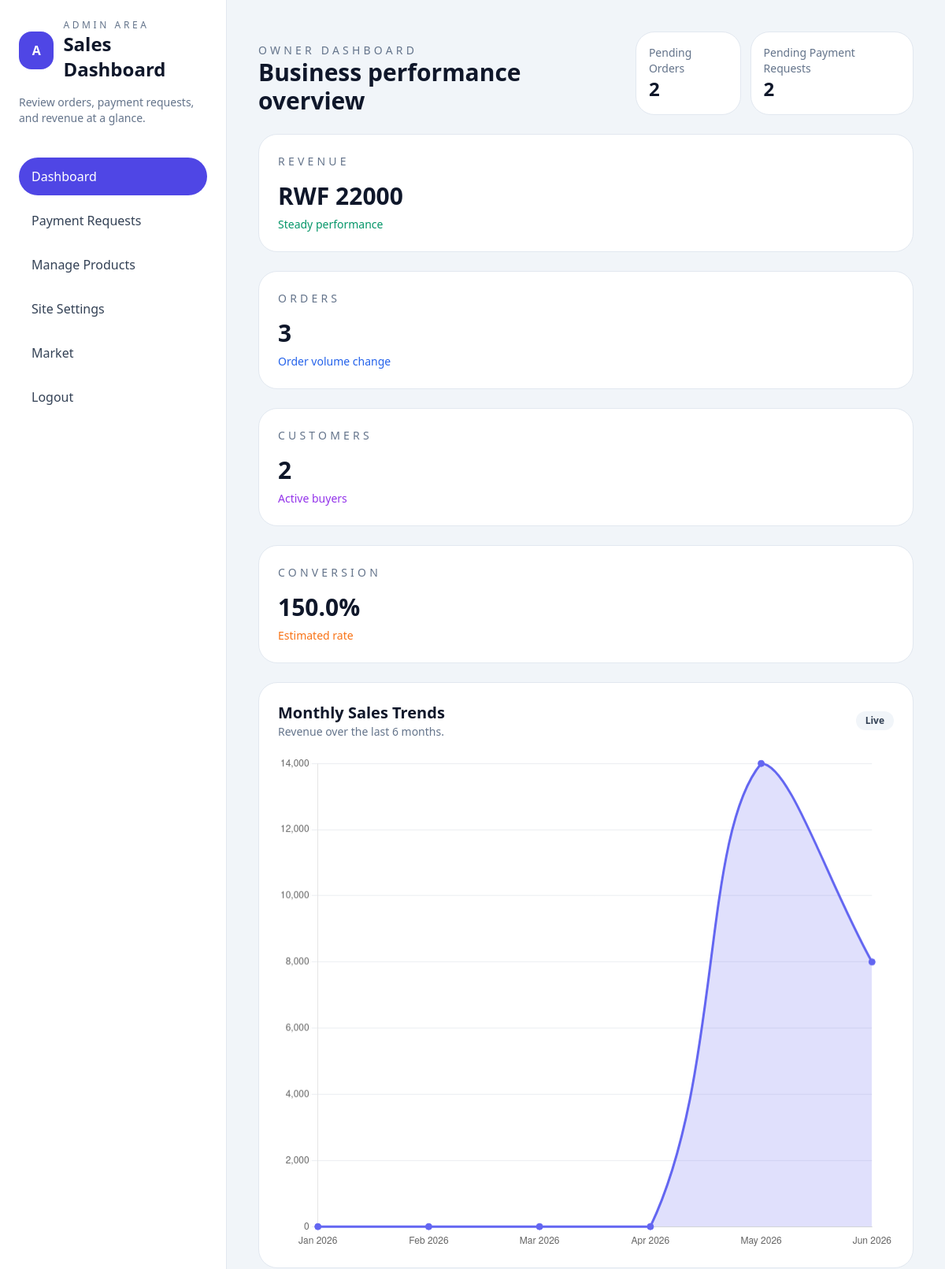
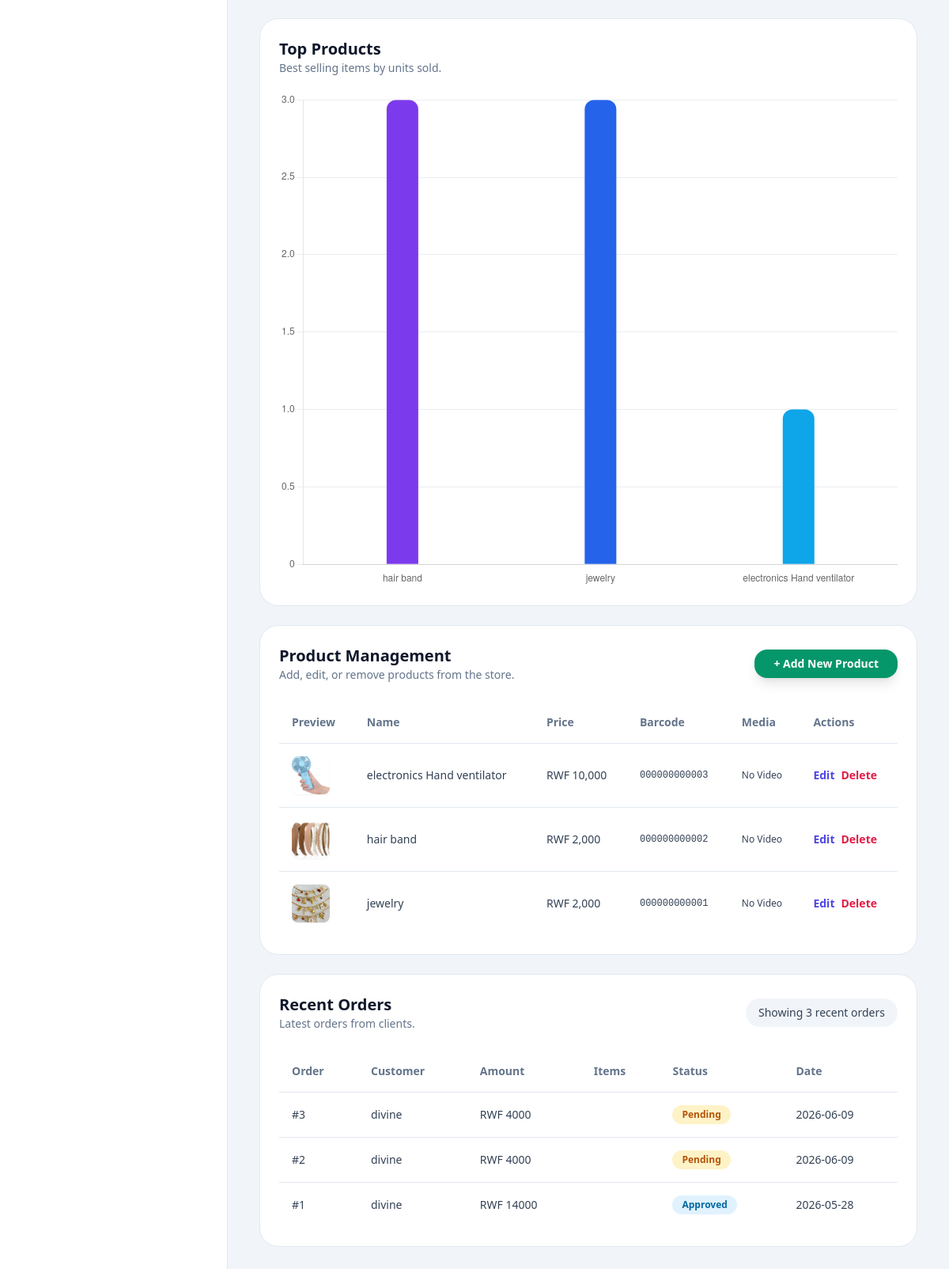
Page /admin (signed in) on the earlier database version (2 pictures, top to bottom).
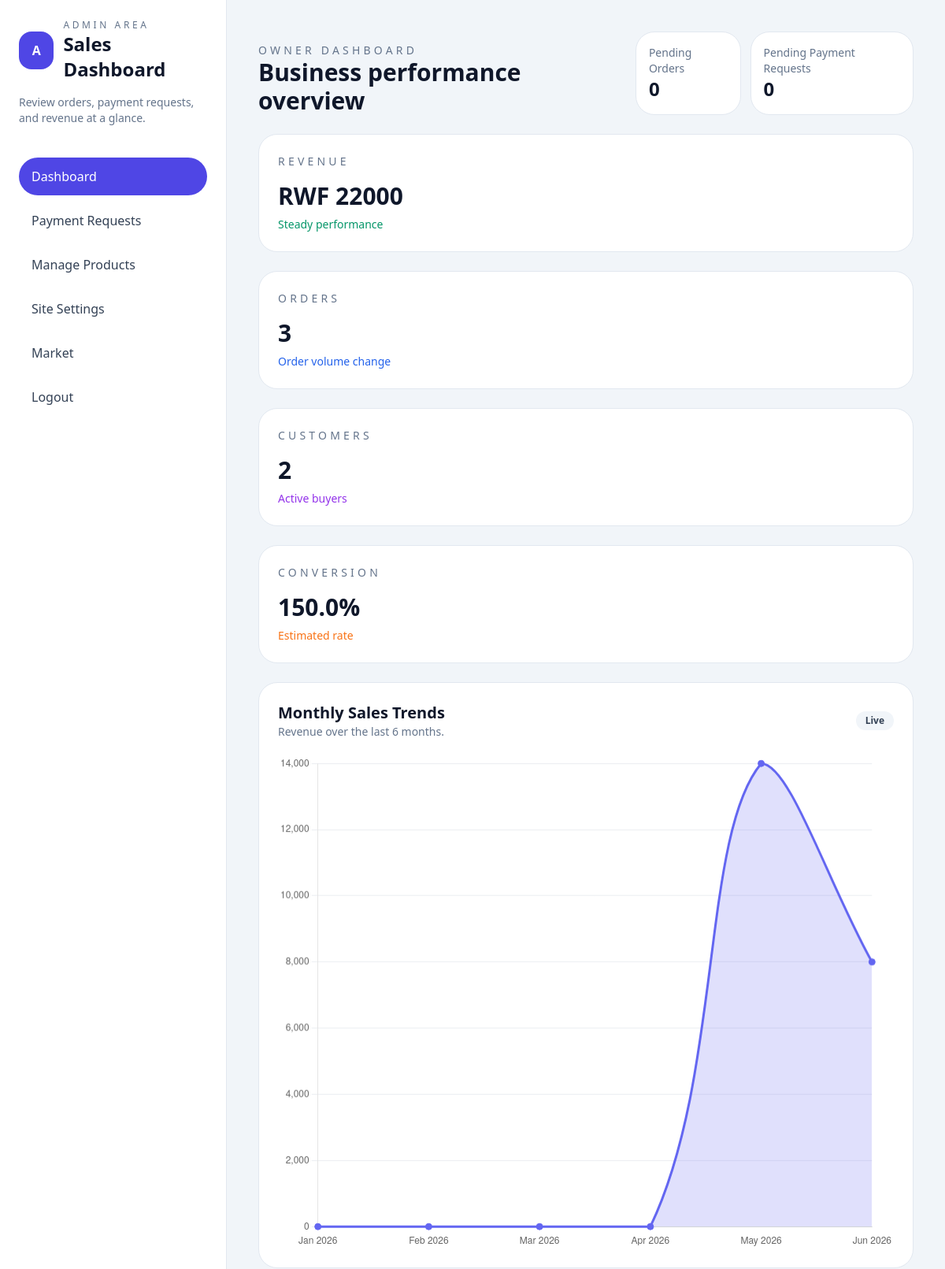
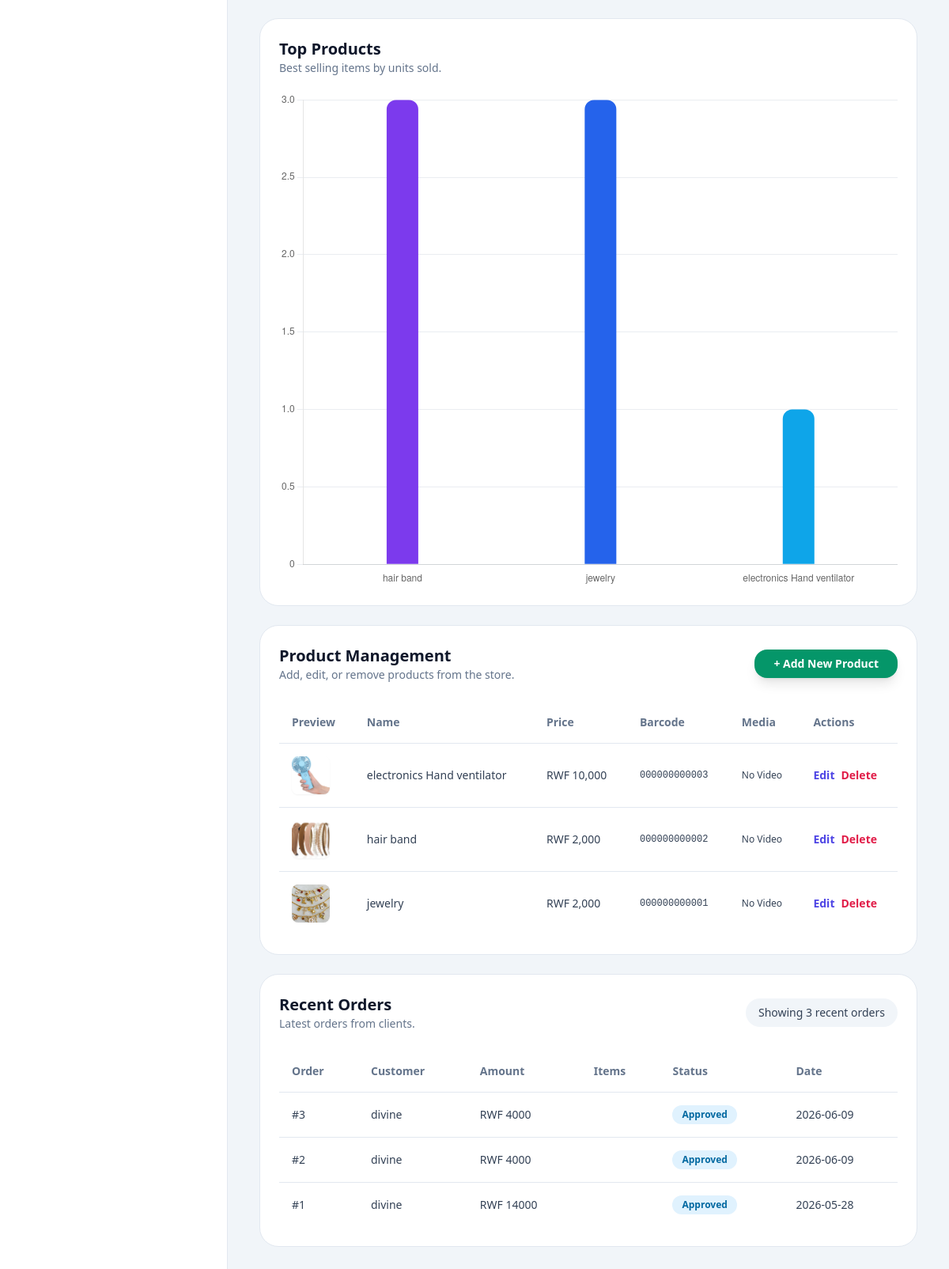
Same page on the later database version (2 pictures, top to bottom).
### market/models.py (models this page shows, shortened)
class Order(db.Model):
    __tablename__ = 'orders'
    id             = db.Column(db.Integer, primary_key=True)
    user_id        = db.Column(db.Integer, db.ForeignKey('user.id'), nullable=False)
    total_price    = db.Column(db.Integer, nullable=False)
    payment_method = db.Column(db.String(20), nullable=False)
    sector         = db.Column(db.String(100), nullable=False)
    district       = db.Column(db.String(100), nullable=False)
    street         = db.Column(db.String(100), nullable=False)
    location_note  = db.Column(db.String(255), nullable=True)
    status         = db.Column(db.String(20), nullable=False, default='pending')  # pending | approved | completed | cancelled
    created_at     = db.Column(db.DateTime, nullable=False, default=lambda: datetime.now(timezone.utc))  # ✅ FIXED: utcnow() deprecated
    approved_at    = db.Column(db.DateTime)
    approver_id    = db.Column(db.Integer, db.ForeignKey('user.id'))
    user     = db.relationship('User', foreign_keys=[user_id],     backref='orders')
    approver = db.relationship('User', foreign_keys=[approver_id], backref='approved_orders')
    order_items = db.relationship('OrderItem', backref='order', lazy=True, cascade="all, delete-orphan")

class User(db.Model, UserMixin):  # ✅ FIXED: only ONE User class (merged both into this one)
    __tablename__ = 'user'
    id               = db.Column(db.Integer, primary_key=True)
    username         = db.Column(db.String(100), nullable=False, unique=True)
    email_address    = db.Column(db.String(120), nullable=False, unique=True)
    password_hash    = db.Column(db.String(200), nullable=False)
    budget           = db.Column(db.Integer, nullable=False, default=1000)
    is_admin         = db.Column(db.Boolean, default=False)
    created_at       = db.Column(db.DateTime, default=lambda: datetime.now(timezone.utc))
    top_up_requests  = db.relationship(
                            'TopUpRequest',
                            backref='requester',           # ✅ FIXED: renamed backref to avoid clash with Transaction backref 'user'
                            lazy=True,
                            foreign_keys='TopUpRequest.user_id'
                        )
    transactions     = db.relationship('Transaction', backref='user', lazy=True)  # ✅ FIXED: moved here from duplicate class
    @property
    def password(self):
        raise AttributeError('Password is not a readable attribute!')

### market/routes.py (the view)
@app.route('/admin')
@login_required
def admin_dashboard():
    if not is_site_owner():
        flash('Admin access only', category='danger')
        return redirect(url_for('market_page'))
    users = User.query.order_by(User.username).all()
    items = Item.query.order_by(Item.name).all()
    orders = Order.query.order_by(Order.created_at.desc()).all()
    recent_orders = Order.query.order_by(Order.created_at.desc()).limit(10).all()
    requests = Order.query.filter_by(status='pending').order_by(Order.created_at.desc()).all()
    pending_orders = Order.query.filter_by(status='pending').count()
    pending_requests = pending_orders
    total_customers = User.query.count()
    total_items = Item.query.count()
    total_orders = Order.query.count()
    total_revenue = db.session.query(db.func.coalesce(db.func.sum(Order.total_price), 0)).scalar() or 0
    now = datetime.now(timezone.utc)
    monthly_labels = []
    monthly_sales = []
    for months_back in range(5, -1, -1):
        month_start = datetime(now.year, now.month, 1, tzinfo=timezone.utc)
        target_month = month_start - timedelta(days=months_back * 30)
        label = target_month.strftime('%b %Y')
        month_end = datetime(target_month.year, target_month.month, 1, tzinfo=timezone.utc) + timedelta(days=32)
        month_end = month_end.replace(day=1)
        sales = db.session.query(db.func.coalesce(db.func.sum(Order.total_price), 0)).filter(
            Order.created_at >= target_month,
            Order.created_at < month_end
        ).scalar() or 0
        monthly_labels.append(label)
        monthly_sales.append(int(sales))
    product_counts = {}
    items_sold = db.session.query(Item.name, db.func.sum(OrderItem.quantity)).join(OrderItem).group_by(Item.name).all()
    for name, count in items_sold:
        product_counts[name] = count
    top_products = sorted(product_counts.items(), key=lambda kv: kv[1], reverse=True)[:5]
    top_product_labels = [label for label, _ in top_products]
    top_product_values = [value for _, value in top_products]
    conversion_rate = round((total_orders / max(total_customers, 1)) * 100, 1) if total_customers else 0
    revenue_change_text = 'Steady performance' if total_revenue else 'No revenue yet'
    return render_template(
        'admin_dashboard.html',
        users=users,
        items=items,
        requests=requests,
        orders=orders,
        recent_orders=recent_orders,
        pending_orders=pending_orders,
        pending_requests=pending_requests,
        total_revenue=total_revenue,
        total_orders=total_orders,
        total_customers=total_customers,
        total_items=total_items,
        conversion_rate=conversion_rate,
        revenue_change_text=revenue_change_text,
        monthly_labels=monthly_labels,
        monthly_sales=monthly_sales,
        top_product_labels=top_product_labels,
        top_product_values=top_product_values
    )

### market/models.py (called while the page is built)
@login_manager.user_loader
def load_user(user_id):
    return db.session.get(User, int(user_id))  # ✅ FIXED: replaced deprecated User.query.get()

### market/routes.py (called while the page is built)
def is_site_owner():
    return current_user.is_authenticated and (current_user.is_admin or current_user.email_address == 'niyonsabafabrice03@gmail.com')

### market/templates/admin_dashboard.html (shortened to what the changed rows need)
<!DOCTYPE html>
<html lang="en" class="dark">
<head>
    <script src="https://cdn.tailwindcss.com"></script>
</head>
<body class="min-h-screen bg-slate-100 text-slate-900 dark:bg-slate-950 dark:text-slate-100">
    <div class="flex min-h-screen">
        <aside class="hidden md:block w-72 bg-white dark:bg-slate-900 border-r border-slate-200 dark:border-slate-800 p-6">
            <div class="mb-10">
                <div class="flex items-center gap-3 mb-4">
                    <div>
                        <h1 class="text-2xl font-semibold">Sales Dashboard</h1>
                    </div>
                </div>
            </div>
        </aside>
        <main class="flex-1 p-6 lg:p-10">
            <div class="flex flex-col gap-6">
                <header class="flex flex-col gap-4 lg:flex-row lg:items-end lg:justify-between">
                    <div>
                        <h2 class="text-3xl font-semibold">Business performance overview</h2>
                    </div>
                    <div class="flex flex-col gap-3 sm:flex-row sm:items-center">
                        <div class="rounded-3xl bg-white dark:bg-slate-900 p-4 shadow-soft border border-slate-200 dark:border-slate-800">
                            <p class="text-sm text-slate-500 dark:text-slate-400">Pending Orders</p>
                            <p class="text-2xl font-semibold">{{ pending_orders }}</p>
                        </div>
                        <div class="rounded-3xl bg-white dark:bg-slate-900 p-4 shadow-soft border border-slate-200 dark:border-slate-800">
                            <p class="text-sm text-slate-500 dark:text-slate-400">Pending Payment Requests</p>
                            <p class="text-2xl font-semibold">{{ pending_requests }}</p>
                        </div>
                    </div>
                </header>
            <section id="products-section" class="rounded-3xl bg-white dark:bg-slate-900 p-6 shadow-soft border border-slate-200 dark:border-slate-800 overflow-x-auto scrollbar-thin">
                <table class="min-w-full text-left text-sm text-slate-700 dark:text-slate-300">
                    <thead class="border-b border-slate-200 text-slate-500 dark:border-slate-800 dark:text-slate-400">
                        <tr>
                            <th class="py-4 px-4">Preview</th>
                            <th class="py-4 px-4">Name</th>
                            <th class="py-4 px-4">Price</th>
                            <th class="py-4 px-4">Barcode</th>
                            <th class="py-4 px-4">Media</th>
                            <th class="py-4 px-4">Actions</th>
                        </tr>
                    </thead>
                </table>
            </section>
                <section class="rounded-3xl bg-white dark:bg-slate-900 p-6 shadow-soft border border-slate-200 dark:border-slate-800 overflow-x-auto scrollbar-thin">
                    <table class="min-w-full text-left text-sm text-slate-700 dark:text-slate-300">
                        <thead class="border-b border-slate-200 text-slate-500 dark:border-slate-800 dark:text-slate-400">
                            <tr>
                                <th class="py-4 px-4">Order</th>
                                <th class="py-4 px-4">Customer</th>
                                <th class="py-4 px-4">Amount</th>
                                <th class="py-4 px-4">Items</th>
                                <th class="py-4 px-4">Status</th>
                                <th class="py-4 px-4">Date</th>
                            </tr>
                        </thead>
                        <tbody class="divide-y divide-slate-200 dark:divide-slate-800">
                            {% for order in recent_orders %}
                            <tr>
                                <td class="py-4 px-4 font-medium">#{{ order.id }}</td>
                                <td class="py-4 px-4">{{ order.user.username }}</td>
                                <td class="py-4 px-4">RWF {{ order.total_price }}</td>
                                <td class="py-4 px-4">
                                </td>
                                <td class="py-4 px-4">
                                    <span class="inline-flex rounded-full px-3 py-1 text-xs font-semibold {% if order.status == 'completed' %}bg-emerald-100 text-emerald-700 dark:bg-emerald-900 dark:text-emerald-200{% elif order.status == 'pending' %}bg-amber-100 text-amber-700 dark:bg-amber-900 dark:text-amber-200{% elif order.status == 'approved' %}bg-sky-100 text-sky-700 dark:bg-sky-900 dark:text-sky-200{% else %}bg-rose-100 text-rose-700 dark:bg-rose-900 dark:text-rose-200{% endif %}">{{ order.status|capitalize }}</span>
                                </td>
                                <td class="py-4 px-4">{{ order.created_at.strftime('%Y-%m-%d') }}</td>
                            </tr>
                            {% endfor %}
                        </tbody>
                    </table>
                </section>
            </div>
        </main>
    </div>
    <script>
        const dashData = JSON.parse(document.getElementById('dashboardData').textContent);
        const monthlyLabels = dashData.monthlyLabels;
        const monthlySales = dashData.monthlySales;
        const topProductLabels = dashData.topProductLabels;
        const topProductValues = dashData.topProductValues;
        const salesCtx = document.getElementById('salesChart').getContext('2d');
        new Chart(salesCtx, {
            type: 'line',
            data: {
                labels: monthlyLabels,
                datasets: [{
                    label: 'Revenue',
                    data: monthlySales,
                    borderColor: '#6366f1',
                    backgroundColor: 'rgba(99, 102, 241, 0.2)',
                    fill: true,
                    tension: 0.4,
                    pointRadius: 4,
                    pointBackgroundColor: '#6366f1'
                }]
            },
            options: {
                responsive: true,
                plugins: { legend: { display: false } },
                scales: {
                    x: { grid: { display: false } },
                    y: { beginAtZero: true, grid: { color: 'rgba(148, 163, 184, 0.2)' } }
                }
            }
        });
        const productsCtx = document.getElementById('productsChart').getContext('2d');
        new Chart(productsCtx, {
            type: 'bar',
            data: {
                labels: topProductLabels,
                datasets: [{
                    label: 'Units sold',
                    data: topProductValues,
                    backgroundColor: ['#7c3aed', '#2563eb', '#0ea5e9', '#f97316', '#14b8a6'],
                    borderRadius: 12,
                    maxBarThickness: 40
                }]
            },
            options: {
                responsive: true,
                plugins: { legend: { display: false } },
                scales: {
                    x: { grid: { display: false } },
                    y: { beginAtZero: true, grid: { color: 'rgba(148, 163, 184, 0.2)' } }
                }
            }
        });
    </script>
</body>
</html>

Differences in the rows shown:
changed Order id 3: status "Pending" → "Approved"
changed Order id 2: status "Pending" → "Approved"
Other differences:
{{ pending_orders }}: "2" → "0"
{{ pending_requests }}: "2" → "0"
